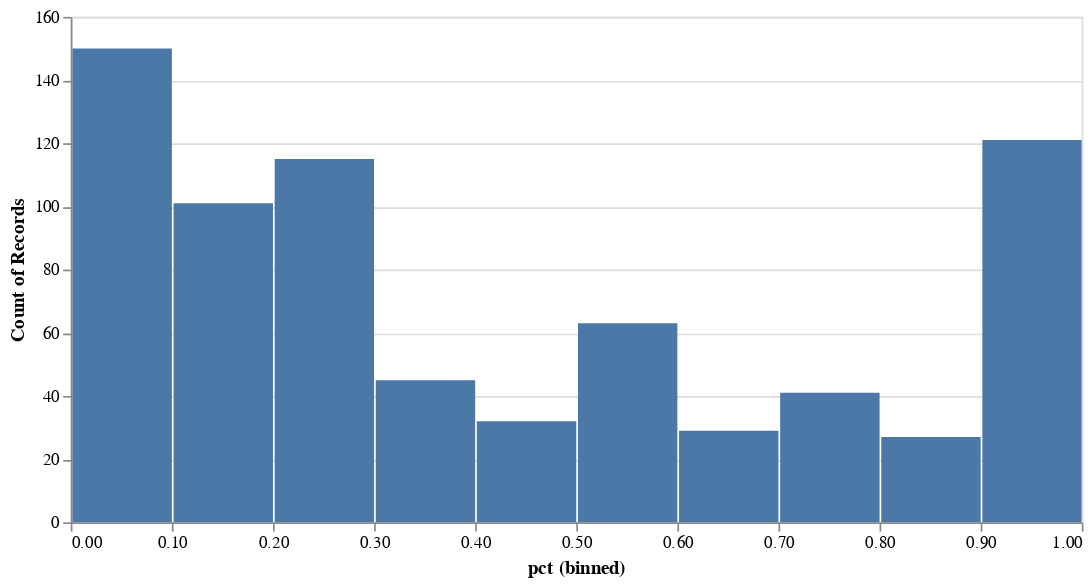

Notebook source saved alongside this figure:
### Markdown cell above
- 绝大多数673/728上榜公司都是2010年以前成立的。
- 只有一家公司成立仅五年就成功进入利润前300。

### Code cell
yjbb.bin_top300('pct')[0]

### Figure 1 — Vega-Lite specification as saved in the notebook (floating-point values rounded to 4 significant figures; data arrays with more than 128 entries replaced by an {"elided": "..."} marker saying what was removed)
{"config": {"view": {"continuousWidth": 300, "continuousHeight": 300}}, "data": {"name": "data-6e365dbcc9fb139a5e232f0f4376e6e8"}, "mark": {"type": "bar"}, "encoding": {"tooltip": [{"aggregate": "count", "type": "quantitative"}], "x": {"bin": {"maxbins": 14}, "field": "pct", "type": "quantitative"}, "y": {"aggregate": "count", "type": "quantitative"}}, "params": [{"name": "param_6", "select": {"type": "interval", "encodings": ["x", "y"]}, "bind": "scales"}], "width": 600, "$schema": "https://vega.github.io/schema/vega-lite/v5.17.0.json", "datasets": {"data-6e365dbcc9fb139a5e232f0f4376e6e8": {"elided": "724 records"}}}
